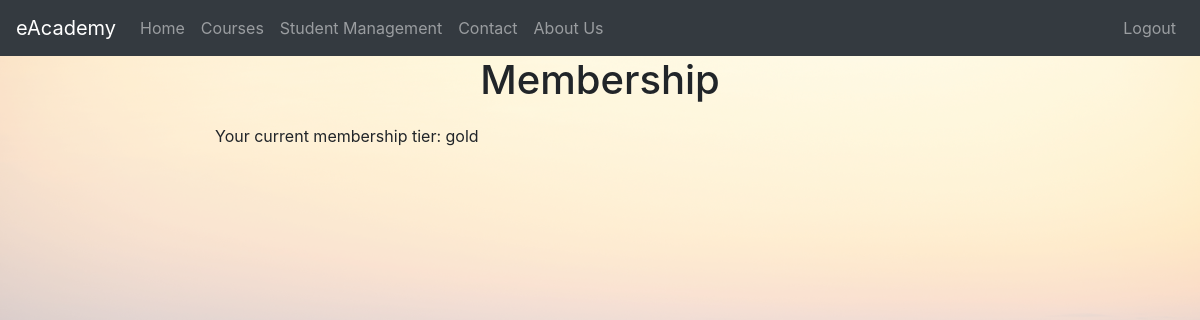
The page /membership/ (signed in) on the database as committed earlier.
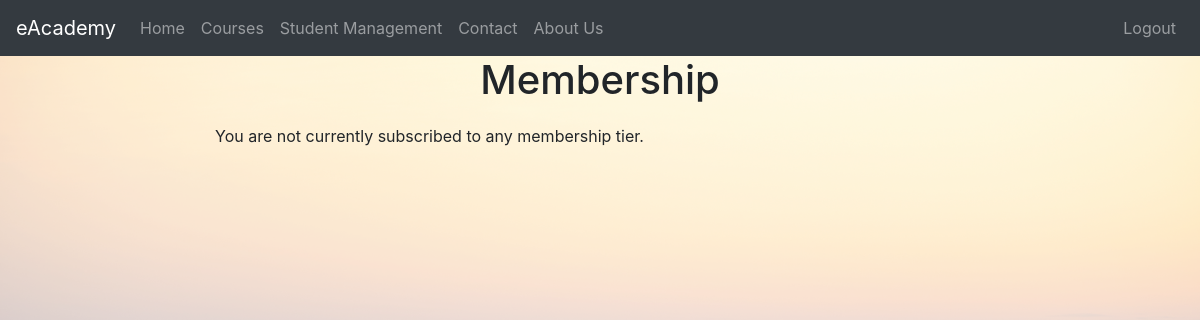
The same page on the database as committed later.
### eAcademyApp/models.py (models this page shows, shortened)
class Membership(models.Model):
    MEMBERSHIP_CHOICES = [
        ('gold', 'Gold'),
        ('silver', 'Silver'),
        ('bronze', 'Bronze'),
    ]
    user = models.OneToOneField(User, on_delete=models.CASCADE)
    membership_type = models.CharField(max_length=10, choices=MEMBERSHIP_CHOICES, default='bronze')

### eAcademyApp/views.py (the view)
# urls.py: path('membership/', views.membership_view, name='membership'),
@login_required
def membership_view(request):
    try:
        user_membership = Membership.objects.get(user=request.user)
    except Membership.DoesNotExist:
        user_membership = None
    context = {
        'user_membership': user_membership,
    }
    return render(request, 'membership.html', context)

### eAcademyApp/models.py (called while the page is built)
    def isteacher(self):
        return self.user_type == 'professor'

### templates/membership.html (shortened to what this page needs)
{% extends 'base.html' %}
{% block content %}
  <div class="container">
    <h1>Membership</h1>
    {% if user_membership %}
      <p>Your current membership tier: {{ user_membership.membership_type }}</p>
    {% else %}
      <p>You are not currently subscribed to any membership tier.</p>
    {% endif %}
  </div>
{% endblock %}

Rows that differ between the two databases and show on the page:
removed Membership: membership_type "gold"
Other text that changed with them:
text no longer shown: "Your current membership tier:"
text now shown: "You are not currently subscribed to any membership tier."
